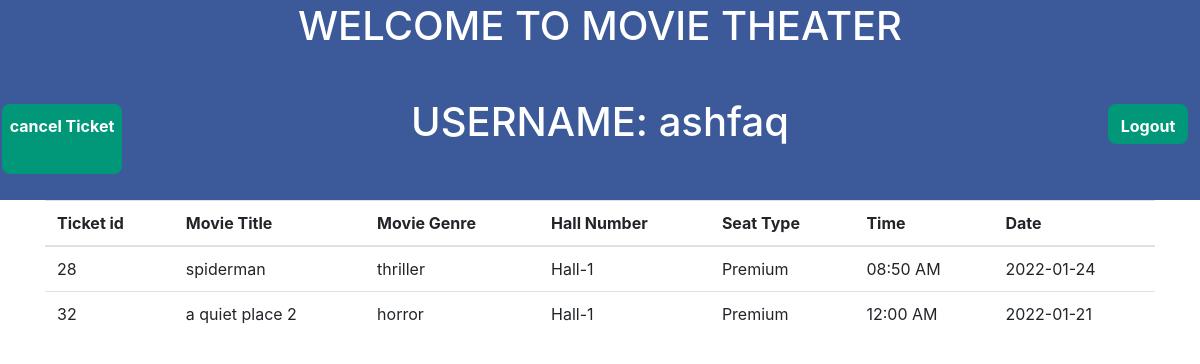
/user_booking.php (signed in), run on the app's committed database.
### tables this page shows
CREATE TABLE `tickets` (
  `ticket_id` int(11) NOT NULL,
  `movie_id` int(11) NOT NULL,
  `user_id` int(11) NOT NULL,
  `no_of_tickets` int(11) NOT NULL,
  `hall_number` varchar(11) NOT NULL,
  `seat_type` varchar(10) NOT NULL,
  `date` date NOT NULL,
  `time` time NOT NULL,
  `payment_method` varchar(10) NOT NULL
);

CREATE TABLE `movies` (
  `movie_id` int(11) NOT NULL,
  `image` varchar(500) NOT NULL,
  `movie_title` varchar(100) NOT NULL,
  `genre` varchar(100) NOT NULL,
  `release_date` date NOT NULL,
  `no_of_tickets` int(11) NOT NULL,
  `showtime1` time NOT NULL,
  `showtime2` time NOT NULL
);

### user_booking.php (the view, shortened to what this page needs)
<html>
    <head>
        <link rel="stylesheet" href="https://maxcdn.bootstrapcdn.com/bootstrap/4.0.0/css/bootstrap.min.css">
        <body>
            <div id="header">
             <h1><center>WELCOME TO MOVIE THEATER</br><br><?php echo "USERNAME: ". $_SESSION['movie_theater_username'] ?><center></h1>
             <div class="cancel-button">
            <a href="cancel_ticket.php">cancel Ticket</a>
        </div>
             <div class="logout-button">
            <a href="user_logout.php">Logout</a>
            </div>
            </div>
            <div class="row align-items-center">
            <div class="container">
            <table class="table">
  <thead>
    <tr>
        <th>Ticket id</th>
        <th>Movie Title</th>
        <th>Movie Genre</th>
        <th>Hall Number</th>
        <th>Seat Type</th>
        <th>Time</th>
        <th>Date</th>
    </tr>
  </thead>
  <tbody>
  <?php
  $user=$_SESSION['movie_theater_user_id'];
        $query = "select * from tickets t inner join users u on t.user_id = u.user_id inner join movies m on t.movie_id = m.movie_id where u.user_id='$user'";
        $DB = new Database();
        $conn = $DB->connect();
        $result = mysqli_query($conn,$query);
        if(mysqli_num_rows($result) > 0){
            while($row = mysqli_fetch_array($result)){
            ?>
                    <tr>
                     <td><?php echo $row['ticket_id']?></td>
                    <td><?php echo $row['movie_title']; ?></td>
                    <td><?php echo $row['genre']; ?></td>
                    <td><?php echo $row['hall_number']; ?></td>
                    <td><?php echo $row['seat_type']; ?></td>
                    <td><?php echo date('h:i A',strtotime($row['showtime1'])); ?></td>
                    <td><?php echo $row['date']; ?></td>
                    </tr>
             <?php
            }
            ?>
         <?php
        }
    ?>
  </tbody>
</table>
</div>
        </div>
        </body>
    </head>
</html>

### user_booking.php (style rules this page uses)
body { margin: 0px; border: 0px; }
#header { width: 100%; height: 200px; background:#3c5a99; color: white; padding: 2px; }
.logout-button { float:right; width: 80px; height: 40px; margin-top: -50; margin-right: 10px; padding-top: 10px; border-radius: 8px; font-weight: bold; border: none; background-color: #009879; color: white; text-align: center; }
a { text-decoration: none; color: white; }
.cancel-button { float:left; width: 120px; height: 70px; margin-top: -50; margin-right: 10px; padding-top: 10px; border-radius: 8px; font-weight: bold; border: none; background-color: #009879; color: white; text-align: center; }

### data on the page
tickets: ticket_id "28", movie.movie_title "spiderman", movie.genre "thriller", hall_number "Hall-1", seat_type "Premium", movie.showtime1 "08:50 AM", date "2022-01-24"
tickets: ticket_id "32", movie.movie_title "a quiet place 2", movie.genre "horror", hall_number "Hall-1", seat_type "Premium", movie.showtime1 "12:00 AM", date "2022-01-21"

### other printed values
$_SESSION['movie_theater_username'] "ashfaq"
